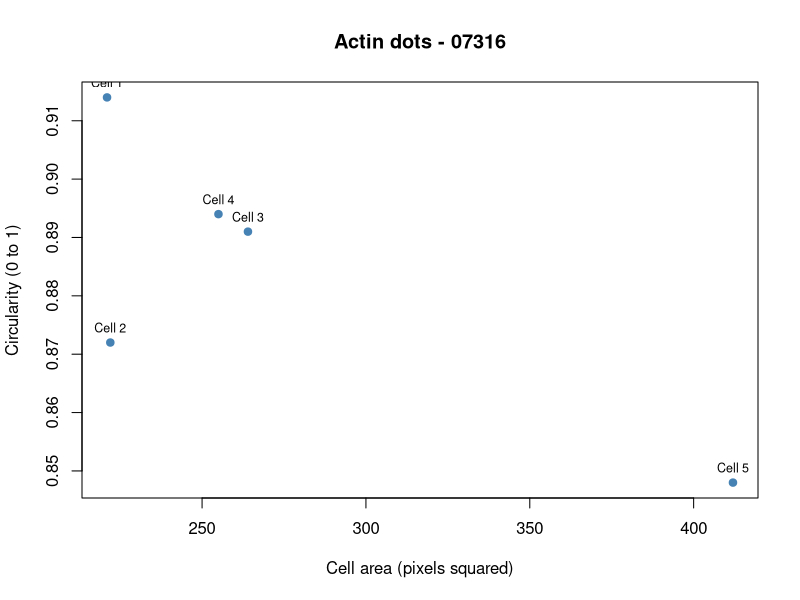
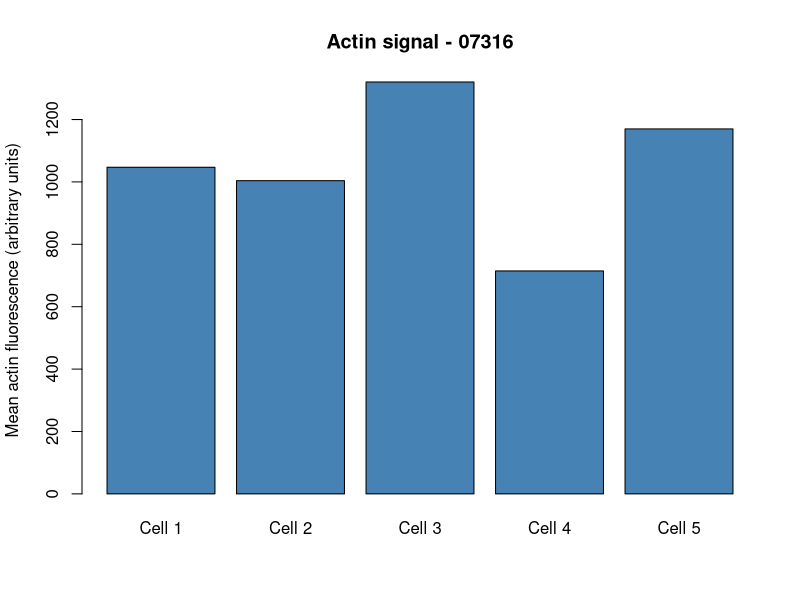

These figures' R source, in order:
# BBBC018 - Cytoskeleton and Cell Morphology
# Karp Chapter 9

# Selected phenotype and image ID
phenotype <- "Actin dots"
image_id <- "07316"

# Read the Fiji Results CSV
d <- read.csv("data/fiji_results_emperado - Sheet1.csv", check.names = FALSE)

needed <- c("Area", "Mean", "Circ.", "AR")

if (!all(needed %in% names(d))) {
  stop("Missing Fiji columns. Recheck Set Measurements.")
}

d <- d[complete.cases(d[, needed]), ]

if (nrow(d) != 5) {
  stop("The CSV must contain exactly five measured cells.")
}

d$Cell <- paste0("Cell ", seq_len(nrow(d)))

# Create output folders
dir.create("results", showWarnings = FALSE)
dir.create("figures", showWarnings = FALSE)

# Save numerical summary
s <- data.frame(
  phenotype = phenotype,
  image_id = image_id,
  cells_measured = nrow(d),
  mean_area_px2 = mean(d$Area),
  mean_circularity = mean(d[["Circ."]]),
  mean_aspect_ratio = mean(d$AR),
  mean_actin_signal = mean(d$Mean)
)

write.csv(s, "results/cell_summary.csv", row.names = FALSE)
print(s)

# Figure 1: Cell area versus circularity
png("figures/area_vs_circularity.png", width = 900, height = 650)

plot(
  d$Area, d[["Circ."]],
  pch = 19,
  col = "steelblue",
  xlab = "Cell area (pixels squared)",
  ylab = "Circularity (0 to 1)",
  main = paste(phenotype, "-", image_id)
)

text(
  d$Area, d[["Circ."]],
  labels = d$Cell,
  pos = 3,
  cex = 0.75
)

dev.off()

# Figure 2: Mean actin fluorescence
png("figures/actin_intensity.png", width = 900, height = 650)

barplot(
  d$Mean,
  names.arg = d$Cell,
  col = "steelblue",
  ylab = "Mean actin fluorescence (arbitrary units)",
  main = paste("Actin signal -", image_id)
)

dev.off()

cat("\nAnalysis completed successfully!\n")
